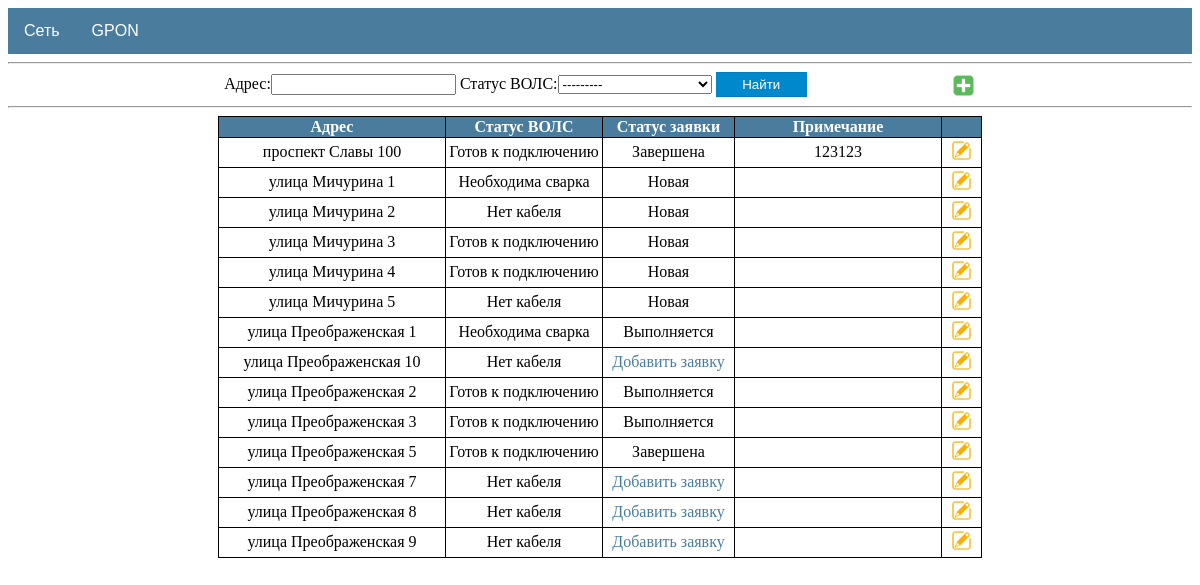
/gpon/houses/, run on an earlier commit of the app's database.
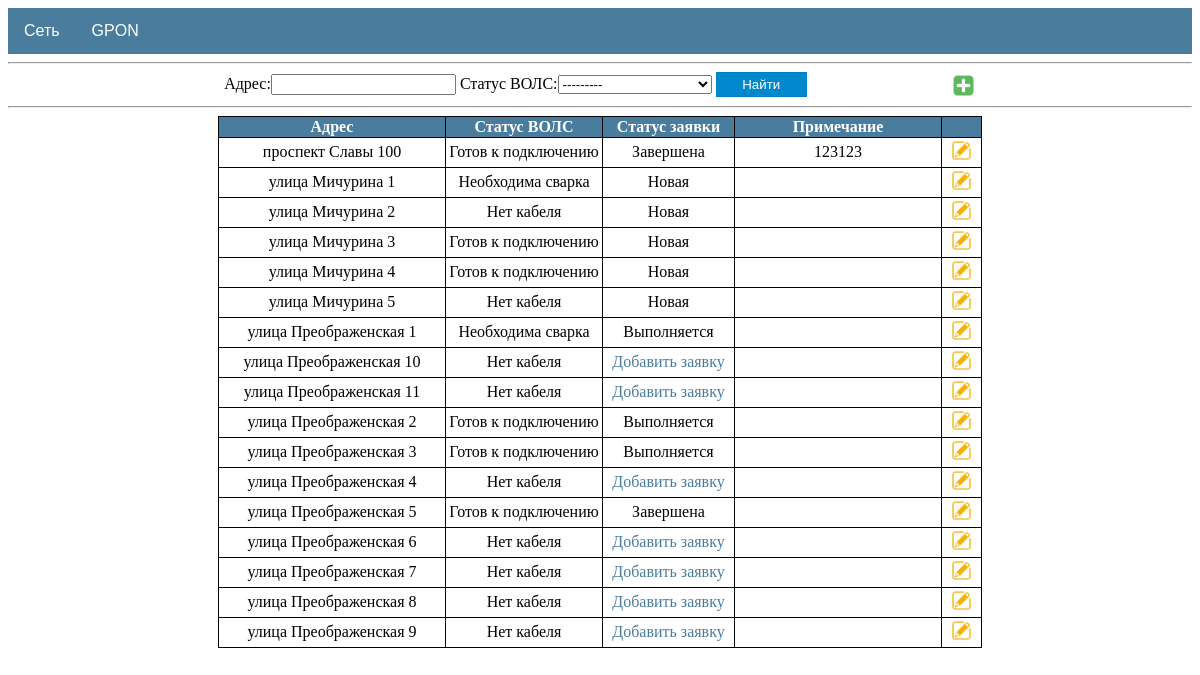
And on a later commit of the database.
### gpon/models.py (models this page shows, shortened)
class House(models.Model):
    cable = 'Нет кабеля'
    welding = 'Необходима сварка'
    ready = 'Готов к подключению'
    type = [(cable, 'Нет кабеля'), (welding, 'Необходима сварка'), (ready, 'Готов к подключению')]
    address = models.OneToOneField(Address, on_delete=models.CASCADE, unique=True, verbose_name='Адрес')
    status = models.CharField(max_length=20, choices=type, default=cable, verbose_name='Статус')
    note = models.TextField(blank=True, verbose_name='Примечание')
    time = models.DateTimeField(auto_now=True, verbose_name='Дата изменения')
    class Meta:
        ordering = ['address']

### addressbook/models.py (models this page shows)
class Address(models.Model):
    avenue = 'проспект'
    street = 'улица'
    boulevard = 'бульвар'
    passage = 'проезд'
    lane = 'переулок'
    highway = 'шоссе'
    list = [(avenue, 'проспект'), (street, 'улица'), (boulevard, 'бульвар'), (passage, 'проезд'),
            (lane, 'переулок'), (highway, 'шоссе')]
    address_type = models.CharField(max_length=10, choices=list, default=street, verbose_name='Тип')
    address_name = models.CharField(max_length=50, verbose_name='Название')
    address_house = models.CharField(max_length=5, verbose_name='Номер дома')
    class Meta:
        ordering = ['address_type', 'address_name', 'address_house']
    def __str__(self):
        return f'{self.address_type} {self.address_name} {self.address_house}'

### gpon/views.py (the view)
# urls.py: path('houses/', HouseList.as_view(), name='house_list'),
class HouseList(ListView):
    model = House
    template_name = 'gpon/house_list.html'
    context_object_name = 'house_list'
    def get_context_data(self, **kwargs):
        context = super().get_context_data(**kwargs)
        context['filter'] = HouseFilter(self.request.GET, queryset=self.get_queryset())
        return context

### templates/gpon/house_list.html
{%extends 'default.html' %}
{% block content %}
<hr>
<ul class="actions_1">
    <li>
        <form method="GET">
            {{ filter.form }}
            <button class="button_cancel_form" type="submit">Найти</button>
        </form>
    </li>
    <li>
        <a href="{% url 'address_create' %}" title="Добавить дом">
            <img src="/static/images/icon_add.png" width="25" height="25">
        </a>
    </li>
</ul>
<hr>
{%  if filter.qs %}
    <table class="table_gpon">
        <tr>
            <th style="width: 220px">
                Адрес
            </th>
            <th style="width: 150px">
                Статус ВОЛС
            </th>
            <th style="width: 125px">
                Статус заявки
            </th>
            <th style="width: 200px">
               Примечание
            </th>
            <th style="width: 10px">
            </th>
        </tr>
    {% for house in filter.qs %}
        <tr>
            <td>
                {{ house.address }}
            </td>
            <td>
                {{ house.status }}
            </td>
            <td>
                {% if house.request %}
                    {% if house.request.status is False and not house.request.date_con %}
                        Новая
                    {% elif house.request.status is False and house.request.date_con %}
                        Выполняется
                    {% elif house.request.status is True %}
                        Завершена
                    {% endif %}
                {% else %}
                    <a href="{% url 'request_create' house.pk %}">Добавить заявку</a>
                {% endif %}
            </td>
            <td>
                {{ house.note }}
            </td>
            <td>
                <a href="{% url 'house_update' house.pk %}" title="Изменить">
                    <img src="/static/images/icon_edit.png" width="23" height="23">
                </a>
            </td>
        </tr>
    {% endfor %}
    </table>
{%  else %}
    <h1 style="text-align: center">По вашему запросу ничего не найдено</h1>
{% endif %}
{% endblock content %}

### templates/default.html (shortened to what this page needs)
{% load static %}
<!DOCTYPE html>
<html lang="en" xmlns="http://www.w3.org/1999/html">
<head>
  <link href="{% static 'css/default.css'%}" rel="stylesheet">
</head>
<div class="navbar">
  <div class="dropdown">
    <button class="dropbtn">Сеть
    </button>
  </div>
  <div class="dropdown">
    <button class="dropbtn">GPON
    </button>
  </div>
  <div class="dropdown-pro">
    <button class="dropbtn-pro">{{ user.username }}
    </button>
  </div>
</div>
<body>
{% block content %}
{% endblock content %}
</body>
</html>

### static/css/default.css (style rules this page uses)
.navbar { overflow: hidden; background-color: #497c9d; font-family: Arial, Helvetica, sans-serif; }
.dropdown { float: left; overflow: hidden; }
.dropdown .dropbtn { font-size: 16px; border: none; outline: none; color: white; padding: 14px 16px; background-color: inherit; font-family: inherit; margin: 0; }
.dropdown-pro { float: right; overflow: hidden; }
.dropdown-pro .dropbtn-pro { font-size: 16px; border: none; outline: none; color: white; padding: 14px 16px; background-color: inherit; font-family: inherit; margin: 0; }
button { cursor: pointer; }
.table_default th, td { position: relative; border: 1px solid black; padding: 5px; word-wrap:break-word; }
.table_detail th, td { position: relative; border: 1px solid black; padding: 5px; word-wrap:break-word; }
.button_cancel_form { display: inline-block; color: white; text-decoration: none; padding: .3em 2em; outline: none; border-width: 1px 0; border-style: solid none; border-color: rgba(0, 0, 0, 0.07); background: #0088cc; transition: 0.2s; }
.table_gpon { border-collapse: collapse; border-spacing: 1px; table-layout: fixed; margin: auto; }
.table_gpon th, td { border: 1px solid black; padding: 1px 3px; word-wrap:break-word; }
.table_gpon th { background: #497c9d; color: #fff; }
.table_gpon td { text-align: center; }
.table_gpon td a { text-align: center; text-decoration: none; left: 0; right: 0; top: 0; bottom: 0; color: #497c9d; padding: 5px; }
.actions_1 { text-align: center; padding: 0; margin: 0; }
.actions_1 li { display:inline-block; margin: 0 70px; }
.actions_1 li img, .actions_1 li a { vertical-align: middle; }

What changed in the data, as far as the page shows it:
added House: address "улица Преображенская 11", status "Нет кабеля", shows "Добавить заявку"
added House: address "улица Преображенская 4", status "Нет кабеля", shows "Добавить заявку"
added House: address "улица Преображенская 6", status "Нет кабеля", shows "Добавить заявку"
